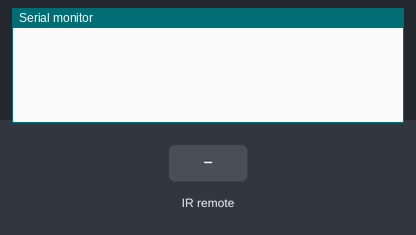
A sketch run on a simulated Arduino Uno, built with avr-gcc and run on an emulated ATmega328P. Parts: the last lines printed to the serial monitor. Inputs (shaded band) come from the test bench.

Above: at 1.2 s.
1.3 s: infrared code 0xFF00FF received
At 2.1 s:
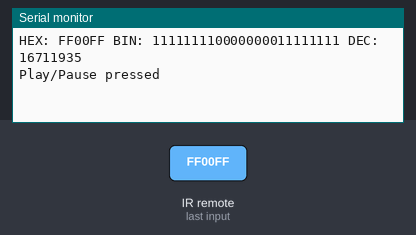
2.8 s: infrared code 0xFF807F received
At 3.3 s:
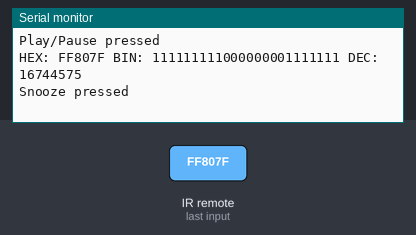
4.3 s: infrared code 0xFF40BF received
At 5.5 s:
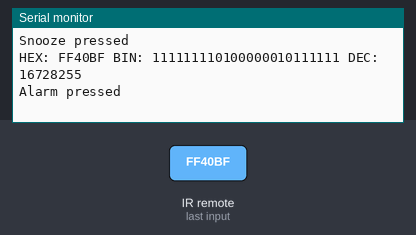
5.8 s: infrared code 0xFF20DF received
At 6.8 s:
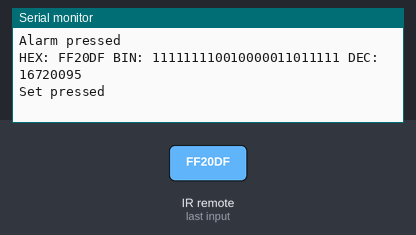
7.3 s: infrared code 0xFFA05F received
At 7.9 s:
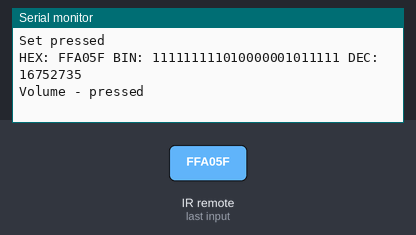
8.8 s: infrared code 0xFF10EF received
At 10.2 s:
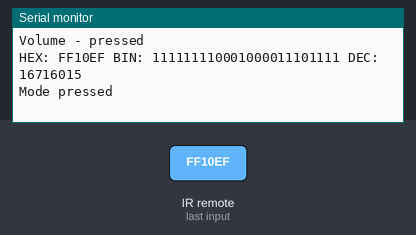

The sketch:

IRdecoder.ino
```cpp
#include <IRremote.h>

const int RECV_PIN = 7;//Pin connected to sensor out
IRrecv irrecv(RECV_PIN);
decode_results results;
/*
 * IR values from remote control
 * replace it with your own
 */
const uint32_t  PP =     0xFF00FF,
                SNZ =    0xFF807F,
                ALM =    0xFF40BF,
                SET =    0xFF20DF,
                VOL_N =  0xFFA05F,
                VOL_P =  0xFF609F,
                MODE =   0xFF10EF,
                PREV =   0xFF906F,
                NEXT =   0xFF50AF,
                RADIO =  0xFF30CF;

void setup() {
  Serial.begin(115200); //init COM Port with 115200 Baud
  while(!Serial);       //wait for COM Port
  irrecv.enableIRIn();
}

void loop() {
  if(irrecv.decode(&results)){
    Serial.print("HEX: ");
    Serial.print(results.value, HEX);
    Serial.print(" BIN: ");
    Serial.print(results.value, BIN);
    Serial.print(" DEC: ");
    Serial.println(results.value, DEC);
    checkresults(results.value);
    irrecv.resume();
  }
}

void checkresults(uint32_t result){
  switch(result){

    case PP:    Serial.println("Play/Pause pressed");
                break;
    case SNZ:   Serial.println("Snooze pressed");
                break;
    case ALM:   Serial.println("Alarm pressed");
                break;
    case SET:   Serial.println("Set pressed");
                break;
    case VOL_N: Serial.println("Volume - pressed");
                break;
    case VOL_P: Serial.println("Volume + pressed");
                break;
    case MODE:  Serial.println("Mode pressed");
                break;
    case PREV:  Serial.println("Previous pressed");
                break;
    case NEXT:  Serial.println("Next pressed");
                break;
    case RADIO: Serial.println("Radio pressed");
                break;

    default:    break;
  }
}
```

Measured:
- after the input at 1.3 s, the serial monitor: prints a new line at once (image 1)
- after the input at 2.8 s, the serial monitor: prints a new line at once (image 2)
- after the input at 4.3 s, the serial monitor: prints a new line at once (image 3)
- after the input at 5.8 s, the serial monitor: prints a new line at once (image 4)
- after the input at 7.3 s, the serial monitor: prints a new line at once (image 5)
- after the input at 8.8 s, the serial monitor: prints a new line at once (image 6)
